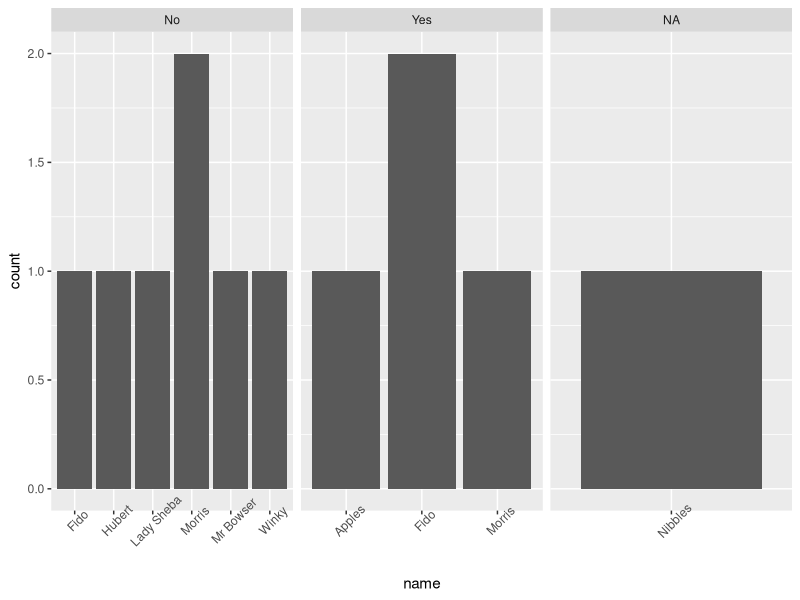

Source code (R):
library(ggplot2)
pets <- read.csv("data/pets.csv")

ggplot(pets, aes(x = name)) + geom_bar() + 
  facet_wrap(facets = ~shotsCurrent, scale = "free_x") +
  theme(axis.text.x = element_text(angle = 45))